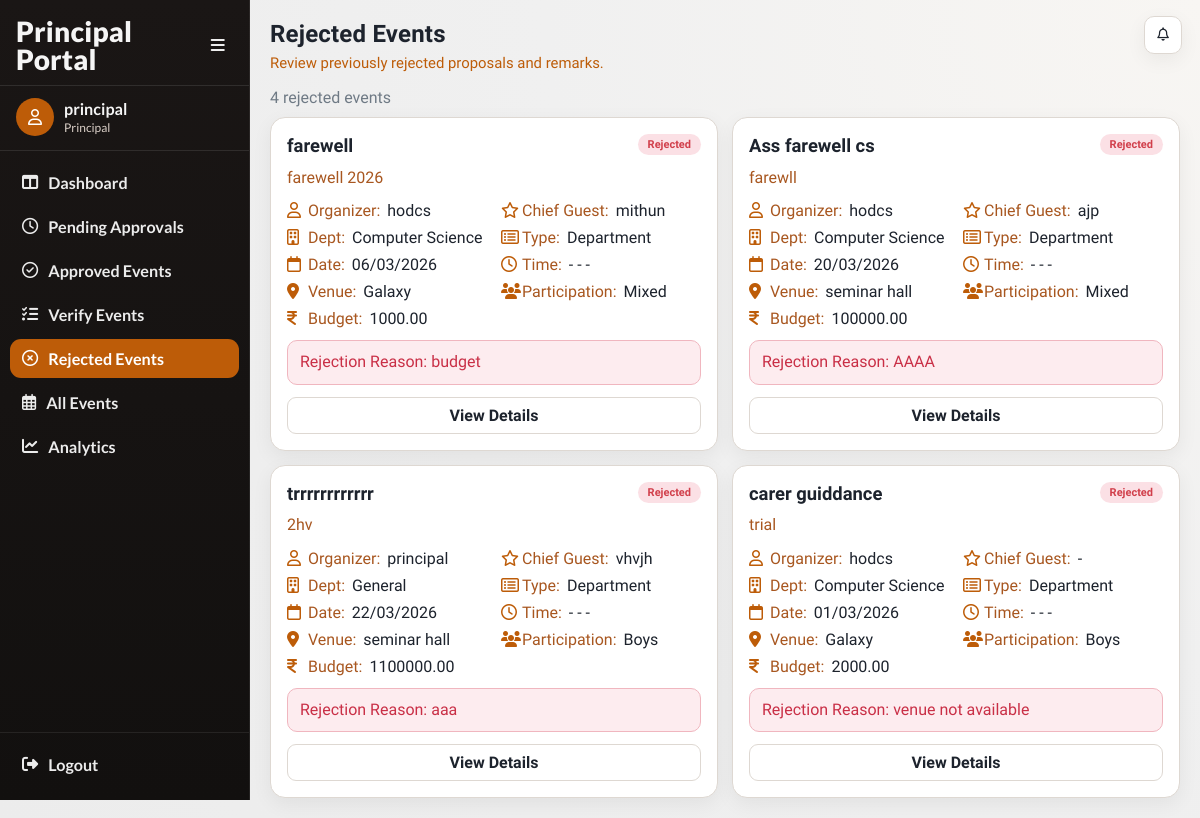
The app's page /events/principal/rejected/ (signed in), older data.
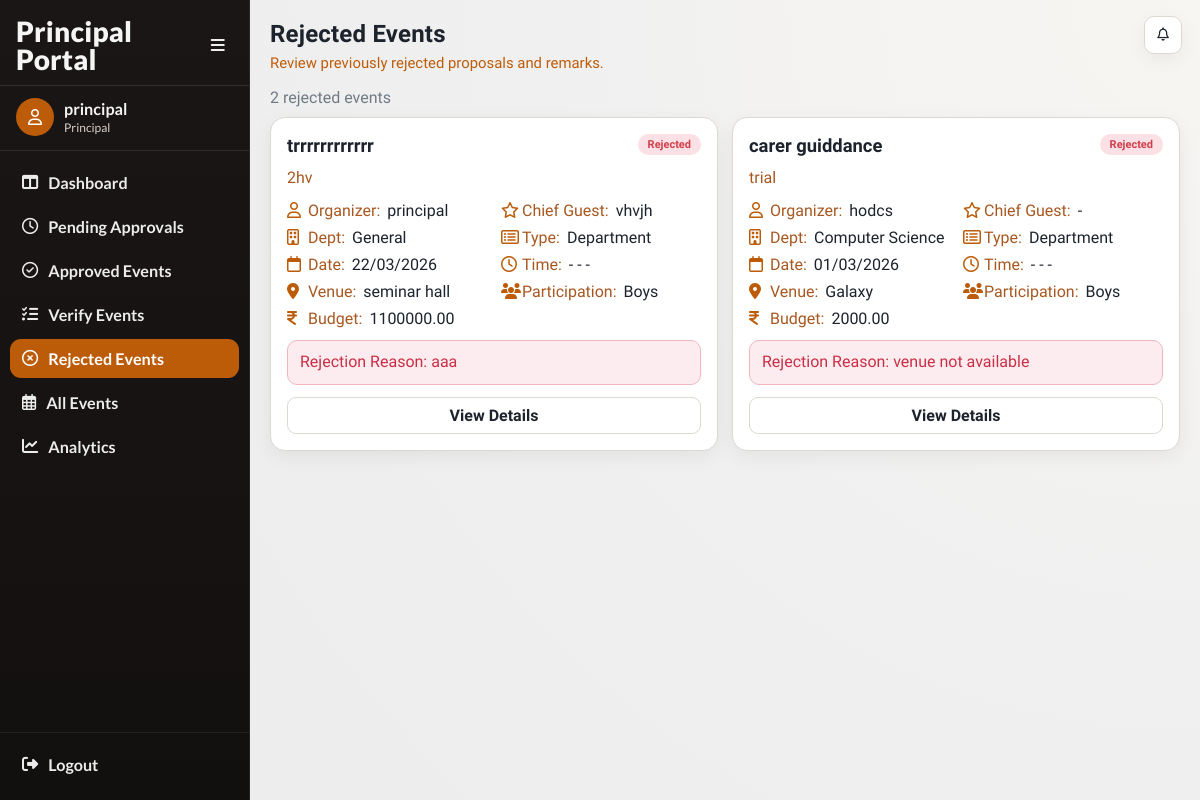
The same page, newer data.
### events/models.py (models this page shows, shortened)
class Event(models.Model):
    CATEGORY_CHOICES = (
        ('department', 'Department'),
        ('nss', 'NSS'),
        ('ncc', 'NCC'),
        ('union', 'Union'),
        ('other', 'Other'),
    )
    PARTICIPATION_CHOICES = (
        ('boys', 'Boys'),
        ('girls', 'Girls'),
        ('mixed', 'Mixed'),
    )
    STATUS_CHOICES = (
        ('pending', 'Pending Approval'),
        ('approved', 'Approved'),
        ('rejected', 'Rejected'),
        ('completed', 'Completed'),
        ('verified', 'Verified'),
        ('cancelled', 'Cancelled'),
    )
    title = models.CharField(max_length=200)
    category = models.CharField(max_length=20, choices=CATEGORY_CHOICES)
    created_by = models.ForeignKey(
        settings.AUTH_USER_MODEL,
        on_delete=models.CASCADE
    )
    department = models.ForeignKey(
    Department,
    on_delete=models.SET_NULL,
    null=True,
    blank=True
    )
    participation_type = models.CharField(
        max_length=20,
        choices=PARTICIPATION_CHOICES
    )
    chief_guest = models.CharField(max_length=200, blank=True, null=True)
    budget = models.DecimalField(max_digits=10, decimal_places=2)
    venue = models.ForeignKey(
    Venue,
    on_delete=models.PROTECT
    )
    start_date = models.DateField()
    end_date = models.DateField()
    start_time = models.TimeField(null=True, blank=True)
    end_time = models.TimeField(null=True, blank=True)
    description = models.TextField()
    tags = models.ManyToManyField(Tag, blank=True)
    status = models.CharField(
        max_length=20,
        choices=STATUS_CHOICES,
        default='pending'
    )
    principal_remark = models.TextField(blank=True, null=True)
    created_at = models.DateTimeField(auto_now_add=True)
    report_text = models.TextField(blank=True, null=True)
    attendance_file = models.FileField(
        upload_to='attendance/',
        blank=True,
        null=True
    )
    completed_at = models.DateTimeField(blank=True, null=True)

class Department(models.Model):
    name = models.CharField(max_length=100, unique=True)
    def __str__(self):
        return self.name

class Venue(models.Model):
    name = models.CharField(max_length=100, unique=True)
    def __str__(self):
        return self.name

### accounts/models.py (models this page shows, shortened)
class User(AbstractUser):
    ROLE_CHOICES = (
        ('faculty', 'Faculty'),
        ('principal', 'Principal'),
        ('admin', 'Admin'),
    )
    SUB_ROLE_CHOICES = (
        ('hod', 'HOD'),
        ('nss', 'NSS In-Charge'),
        ('ncc', 'NCC In-Charge'),
        ('union', 'Union In-Charge'),
        ('other', 'Other In-Charge'),
    )
    role = models.CharField(max_length=20, choices=ROLE_CHOICES)
    sub_role = models.CharField(
        max_length=20,
        choices=SUB_ROLE_CHOICES,
        blank=True,
        null=True
    )
    department = models.ForeignKey(
    'events.Department',
    on_delete=models.SET_NULL,
    null=True,
    blank=True
    )

### events/views.py (the view)
@login_required(login_url='/login/')
def principal_rejected_events(request):
    if request.user.role != 'principal':
        return redirect('login')
    rejected_events = Event.objects.filter(status='rejected').order_by('-created_at')
    return render(
        request,
        'events/principal_rejected.html',
        {
            'rejected_events': rejected_events,
            'active_nav': 'principal-rejected',
        }
    )

### events/templates/events/principal_rejected.html (shortened to what this page needs)
{% extends "base.html" %}
{% load event_extras %}
{% block page_title %}Rejected Events{% endblock %}
{% block page_subtitle %}Review previously rejected proposals and remarks.{% endblock %}
{% block content %}
{% include "events/partials/principal_rejected_list.html" %}
{% endblock %}

### events/templates/events/partials/principal_rejected_list.html
<div class="muted" style="margin-bottom: 10px;">{{ rejected_events|length }} rejected event{{ rejected_events|pluralize }}</div>
<section class="event-grid">
    {% for e in rejected_events %}
        <article class="event-card">
            {% include "events/partials/event_detail_card_body.html" with event=e show_rejection_reason=1 %}
            <div class="action-row">
                <a class="btn secondary" href="{% url 'event_detail' e.id %}">View Details</a>
            </div>
        </article>
    {% empty %}
        <article class="event-card"><p class="muted" style="margin:0;">No rejected events.</p></article>
    {% endfor %}
</section>

### events/templates/events/partials/event_detail_card_body.html (shortened to what this page needs)
{% load event_extras %}
<div class="event-head">
    <h3 class="event-title">
        <a href="{% url 'event_detail' event.id %}">{{ event.title }}</a>
    </h3>
    <span class="chip {{ event.status }}">{{ event.status|title }}</span>
</div>
<p class="event-desc">{{ event.description|default:"No description provided."|truncatewords:22 }}</p>
<div class="meta-grid">
    <div class="meta-row"><i class="fa-regular fa-user"></i><span class="meta-label">Organizer:</span><span class="meta-value">{{ event.created_by.get_full_name|default:event.created_by.username }}</span></div>
    <div class="meta-row"><i class="fa-regular fa-star"></i><span class="meta-label">Chief Guest:</span><span class="meta-value">{{ event.chief_guest|default:"-" }}</span></div>
    <div class="meta-row"><i class="fa-regular fa-building"></i><span class="meta-label">Dept:</span><span class="meta-value">{{ event.department|default:"General" }}</span></div>
    <div class="meta-row"><i class="fa-regular fa-rectangle-list"></i><span class="meta-label">Type:</span><span class="meta-value">{{ event.category|title }}</span></div>
    <div class="meta-row"><i class="fa-regular fa-calendar"></i><span class="meta-label">Date:</span><span class="meta-value">{{ event.start_date|date:"d/m/Y" }}</span></div>
    <div class="meta-row"><i class="fa-regular fa-clock"></i><span class="meta-label">Time:</span><span class="meta-value">{% if event.start_time %}{{ event.start_time|time:"h:i A" }}{% else %}-{% endif %} - {% if event.end_time %}{{ event.end_time|time:"h:i A" }}{% else %}-{% endif %}</span></div>
    <div class="meta-row"><i class="fa-solid fa-location-dot"></i><span class="meta-label">Venue:</span><span class="meta-value">{{ event.venue }}</span></div>
    <div class="meta-row"><i class="fa-solid fa-users"></i><span class="meta-label">Participation:</span><span class="meta-value">{{ event.participation_type|title }}</span></div>
    <div class="meta-row"><i class="fa-solid fa-indian-rupee-sign"></i><span class="meta-label">Budget:</span><span class="meta-value">{{ event.budget }}</span></div>
</div>
{% if show_rejection_reason %}
    <div class="reason-box">
        Rejection Reason: {{ event.principal_remark|default:"No remark provided." }}
    </div>
{% endif %}

Row changes from the older to the newer data that the page shows:
no longer on this page (row edited): Event: title "farewell", status "Rejected", description "farewell 2026", created_by.get_full_name "hodcs", chief_guest "mithun", department "Computer Science", category "Department", start_date "06/03/2026", venue "Galaxy", participation_type "Mixed", budget "1000.00", principal_remark "budget"
no longer on this page (row edited): Event: title "Ass farewell cs", status "Rejected", description "farewll", created_by.get_full_name "hodcs", chief_guest "ajp", department "Computer Science", category "Department", start_date "20/03/2026", venue "seminar hall", participation_type "Mixed", budget "100000.00", principal_remark "AAAA"
Text that changed along with them:
{{ rejected_events|length }}: "4" → "2"
